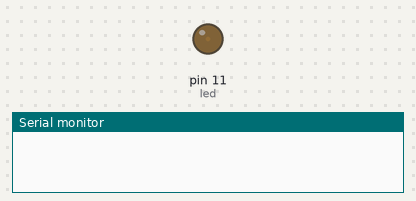
A sketch run on a simulated Arduino Uno, built with avr-gcc and run on an emulated ATmega328P. On the bench: output pins drawn as LEDs (lit = HIGH), the last lines printed to the serial monitor.

Above: at 0.05 s.
At 14.86 s:
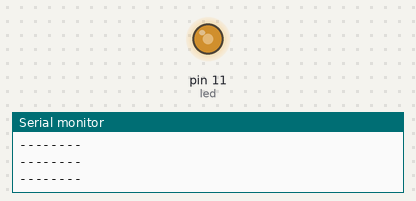
At 19.98 s:
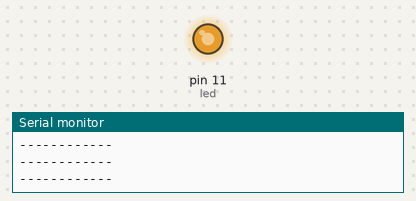
At 39.94 s:
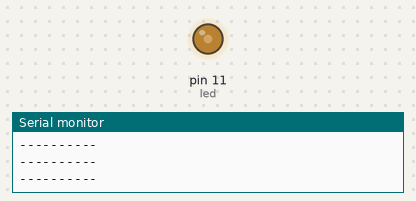
Timing chart, 0 to 40.0 s (numbered marks = the images above):
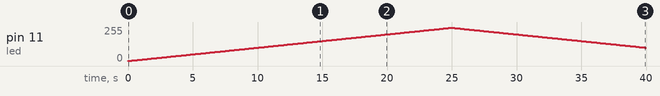

Measured:
- by itself, pin 11 (led): rises from 0/255 to 250/255 in 24.9 s, then falls to 100/255 in 15.0 s

The sketch:

LED_Blink.ino
```cpp
//LED Blink.ino

int led = 11;
int brightness = 1;
int valu = 1;

void setup() {
  // put your setup code here, to run once:
  pinMode(led, OUTPUT);
  Serial.begin(9600);
}

void loop() {
   analogWrite(led, brightness);
    if(brightness==250){          // wait for a second
	valu=valu-2;
	}
	if(brightness==0){
		valu=valu+2;
	}
	delay(100);
	brightness=brightness+valu;
	//Serial.println(brightness);
	for (int i = valu; i <= (brightness/30); i++){
		Serial.print("--");
	}
	Serial.println();
}
```
